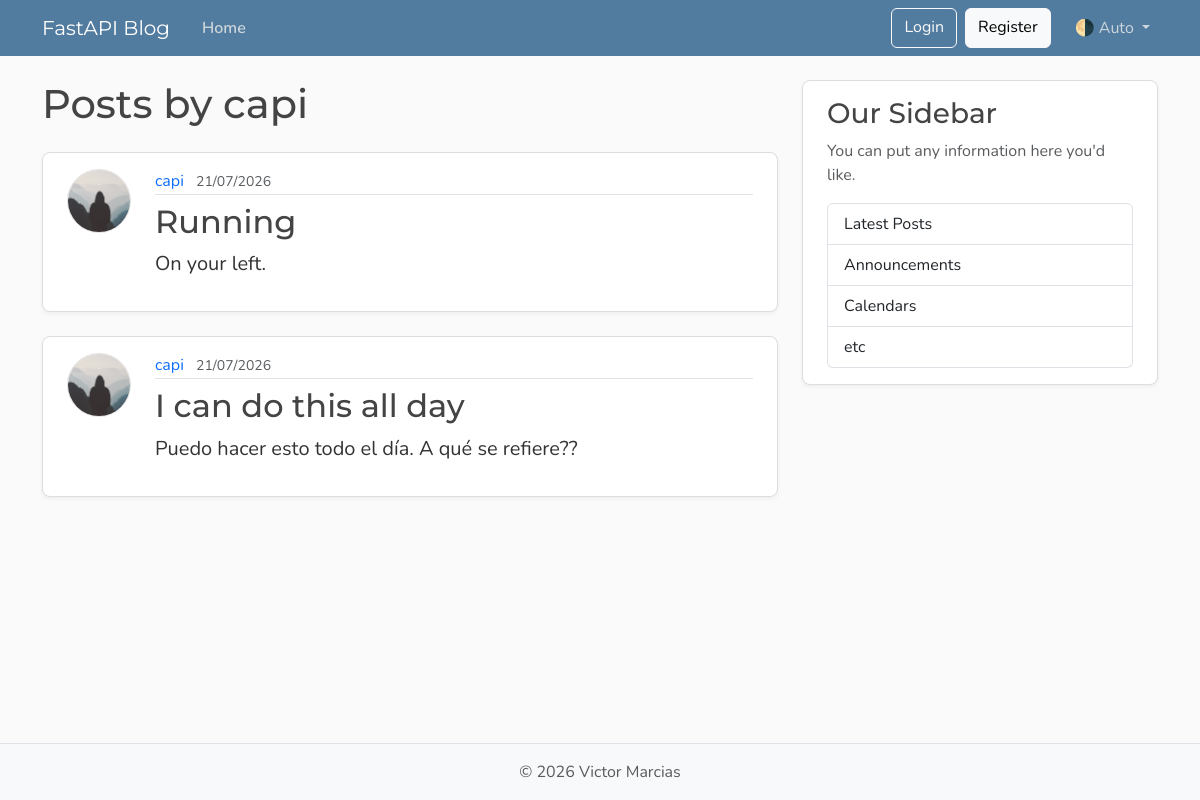
Screenshot of /users/2/posts with the database file from the repository.
### models.py (models this page shows, shortened)
class User(Base):
    __tablename__ = "users"
    id: Mapped[int] = mapped_column(Integer, primary_key=True, index=True)
    username: Mapped[str] = mapped_column(String(50), unique=True, nullable=False)
    email: Mapped[str] = mapped_column(String(120), unique=True, nullable=False)
    image_file: Mapped[str | None] = mapped_column(
        String(200),
        nullable=True,
        default=None,
    )
    posts: Mapped[list[Post]] = relationship(
        back_populates="author",
        cascade="all, delete-orphan"
    )

class Post(Base):
    __tablename__ = "posts"
    id: Mapped[int] = mapped_column(Integer, primary_key=True, index=True)
    title: Mapped[str] = mapped_column(String(100), nullable=False)
    content: Mapped[str] = mapped_column(Text, nullable=False)
    user_id: Mapped[int] = mapped_column(
        ForeignKey("users.id"),
        nullable=False,
        index=True,
    )
    date_posted: Mapped[datetime] = mapped_column(
        DateTime(timezone=True),
        default=lambda: datetime.now(UTC),
    )
    author: Mapped[User] = relationship(back_populates="posts")

### main.py (the view)
@app.get("/users/{user_id}/posts", include_in_schema=False, name="user_posts")
async def user_posts_page(
    request: Request,
    user_id: int,
    db: Annotated[AsyncSession, Depends(get_db)],
):
    result = await db.execute(
        select(models.User)
        .where(models.User.id == user_id)
    )
    user = result.scalars().first()
    if not user:
        raise HTTPException(
            status_code=status.HTTP_404_NOT_FOUND,
            detail="User not found",
        )
    result = await db.execute(
        select(models.Post)
        .options(selectinload(models.Post.author))
        .where(models.Post.user_id == user_id)
    )
    posts = result.scalars().all()
    return templates.TemplateResponse(
        request,
        "user_posts.html",
        {"posts": posts, "user": user, "title": f"{user.username}'s Posts"},
    )

### templates/user_posts.html
{% extends "layout.html" %}
{% block content %}
  <h1 class="mb-4">Posts by {{ user.username }}</h1>
  {% for post in posts %}
    <article class="content-section py-3 px-4 mb-4">
      <div class="d-flex align-items-start gap-4">
        <img class="rounded-circle article-img flex-shrink-0"
             src="{{ post.author.image_path }}"
             alt="{{ post.author.username }}'s profile picture"
             width="64"
             height="64"
             loading="lazy">
        <div class="flex-grow-1">
          <div class="article-metadata mb-2">
            <a class="me-2"
               href="{{ url_for('user_posts', user_id=post.author.id) }}">{{ post.author.username }}</a>
            <small class="text-body-secondary">{{ post.date_posted.strftime('%d/%m/%Y') }}</small>
          </div>
          <h2>
            <a class="article-title"
               href="{{ url_for('post_page', post_id=post.id) }}">{{ post.title }}</a>
          </h2>
          <p class="article-content">{{ post.content }}</p>
        </div>
      </div>
    </article>
  {% else %}
    <p class="text-body-secondary">No posts by this user yet.</p>
  {% endfor %}
{% endblock content %}

### static/css/main.css (style rules this page uses)
:root { --font-heading: "Montserrat", system-ui, -apple-system, BlinkMacSystemFont, sans-serif; --font-body: "Nunito", system-ui, -apple-system, BlinkMacSystemFont, sans-serif; --color-bg-body: #fafafa; --color-bg-content: #ffffff; --color-text-primary: #333333; --color-text-heading: #444444; --color-steel: #527c9f; --color-nav-link: #cbd5db; --color-nav-link-hover: #ffffff; --color-link-hover: #428bca; --color-border: #dddddd; --color-border-light: #e3e3e3; --spacing-xl: 5rem; --article-img-size: 4rem; --account-img-size: 7.813rem; }
body { font-family: var(--font-body); background: var(--color-bg-body); color: var(--color-text-primary); }
h1, h2, h3, h4, h5, h6 { font-family: var(--font-heading); color: var(--color-text-heading); }
a { text-decoration: none; }
.content-section { background: var(--color-bg-content); border: 1px solid var(--color-border); border-radius: 0.5rem; box-shadow: 0 2px 4px rgba(15, 23, 42, 0.05); transition: box-shadow 0.15s ease, transform 0.15s ease, border-color 0.15s ease; }
.article-title { color: var(--color-text-heading); transition: color 0.2s ease-in-out; }
.article-content { white-space: pre-line; font-size: 1.25rem; }
.article-img { height: var(--article-img-size); width: var(--article-img-size); flex-shrink: 0; object-fit: cover; border: 1px solid var(--color-border-light); box-shadow: 0 0 0 2px var(--color-bg-content); }
.article-metadata { padding-bottom: 0.063rem; border-bottom: 1px solid var(--color-border-light); }
.article-metadata a { transition: color 0.2s ease-in-out; }

### rows the page displays
User: username "capi"
Post: author.username "capi", date_posted "21/07/2026", title "Running", content "On your left."
Post: author.username "capi", date_posted "21/07/2026", title "I can do this all day", content "Puedo hacer esto todo el día. A qué se refiere??"
